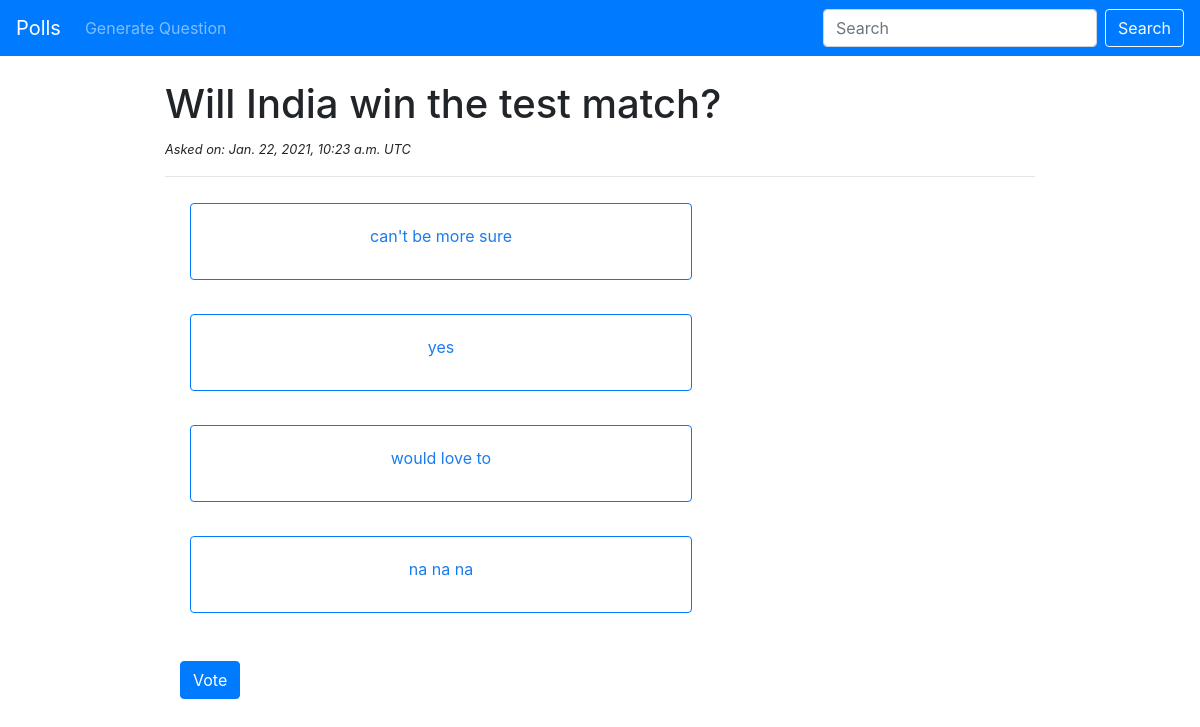
/polls/49/, run on the app's committed database.
### polls/models.py (models this page shows, shortened)
class Question(models.Model):
	question_text = models.CharField(max_length=200)
	pub_date = models.DateTimeField(auto_now_add=True)

class Choice(models.Model):
	question = models.ForeignKey(Question, on_delete=models.CASCADE)
	choice_text = models.CharField(max_length=200)
	votes = models.IntegerField(default=0)

### polls/views.py (the view)
# urls.py: path('<int:pk>/', views.DetailView.as_view(), name='detail'),
class DetailView(generic.DetailView):
	model = Question
	template_name = 'polls/details.html'

### polls/templates/polls/details.html (shortened to what this page needs)
{% extends 'polls/base.html' %}
{% block content %}
<h1>{{ question.question_text }}</h1>
 <p><small><i>Asked on: {{ question.pub_date }} UTC</i></small></p>
 <hr>
<div class="container">
<form action="{% url 'polls:vote' question.id %}" method="post">
	{% for choice in question.choice_set.all %}
	<label for="choice{{ forloop.counter }}">
  <div class="card border-primary mb-3 text-center card-input">
 	 <div class="card-body" id='cards'>
 	 	{{ choice.choice_text }}
	</div>
		</div></label>
	{% endfor %}
	<br><br>
	<button type="submit" class="btn btn-primary" name="Vote">Vote</button>
</form>
</div>
{% endblock %}

### polls/static/css/polls.css (style rules this page uses)
.container { max-width: 900px; margin: 0 auto; }
.card-input { margin: 10px; padding: 00px; color: #1b7ced; }
#cards { width: 500px; height: 75px; }

### data on the page
Question: question_text "Will India win the test match?", pub_date "Jan. 22, 2021, 10:23 a.m."
Choice: choice_text "can't be more sure"
Choice: choice_text "yes"
Choice: choice_text "would love to"
Choice: choice_text "na na na"
